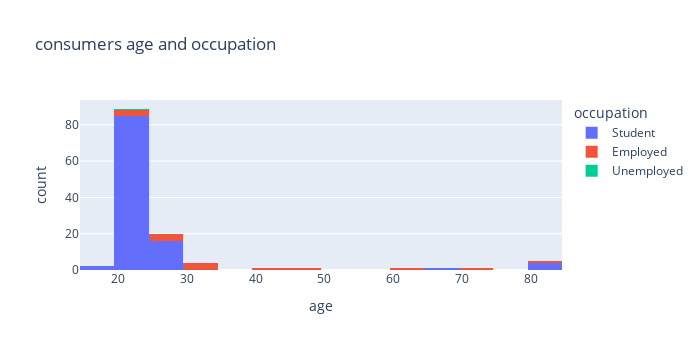

Notebook cell for this chart:
### Code cell
px.histogram(data_frame=consumers, x='age', color='occupation',height=350, width=700, title='consumers age and occupation')

### Figure 1 — Plotly figure (JSON) as saved in the notebook; plotly's stock layout.template omitted (floating-point values rounded to 4 significant figures)
{"data": [{"alignmentgroup": "True", "bingroup": "x", "hovertemplate": "occupation=Student<br>age=%{x}<br>count=%{y}<extra></extra>", "legendgroup": "Student", "marker": {"color": "#636efa", "pattern": {"shape": ""}}, "name": "Student", "offsetgroup": "Student", "orientation": "v", "showlegend": true, "type": "histogram", "x": [23, 22, 23, 20, 23, 23, 23, 21, 25, 23, 24, 22, 23, 21, 23, 23, 28, 22, 24, 22, 23, 23, 23, 22, 21, 23, 21, 22, 27, 21, 22, 82, 18, 69, 23, 21, 22, 20, 24, 23, 22, 22, 20, 82, 23, 21, 25, 21, 27, 24, 21, 23, 26, 25, 24, 21, 82, 28, 21, 25, 25, 25, 21, 23, 21, 21, 23, 21, 22, 24, 23, 22, 21, 26, 22, 22, 21, 23, 22, 24, 23, 21, 21, 29, 23, 19, 21, 21, 22, 21, 22, 25, 25, 20, 82, 21, 22, 22, 20, 26, 23, 22, 21, 21, 24, 22, 23, 21], "xaxis": "x", "yaxis": "y"}, {"alignmentgroup": "True", "bingroup": "x", "hovertemplate": "occupation=Employed<br>age=%{x}<br>count=%{y}<extra></extra>", "legendgroup": "Employed", "marker": {"color": "#EF553B", "pattern": {"shape": ""}}, "name": "Employed", "offsetgroup": "Employed", "orientation": "v", "showlegend": true, "type": "histogram", "x": [72, 30, 21, 30, 27, 43, 33, 60, 22, 29, 45, 29, 23, 82, 30, 25], "xaxis": "x", "yaxis": "y"}, {"alignmentgroup": "True", "bingroup": "x", "hovertemplate": "occupation=Unemployed<br>age=%{x}<br>count=%{y}<extra></extra>", "legendgroup": "Unemployed", "marker": {"color": "#00cc96", "pattern": {"shape": ""}}, "name": "Unemployed", "offsetgroup": "Unemployed", "orientation": "v", "showlegend": true, "type": "histogram", "x": [23], "xaxis": "x", "yaxis": "y"}], "layout": {"barmode": "relative", "height": 350, "legend": {"title": {"text": "occupation"}, "tracegroupgap": 0}, "title": {"text": "consumers age and occupation"}, "width": 700, "xaxis": {"anchor": "y", "domain": [0, 1], "title": {"text": "age"}}, "yaxis": {"anchor": "x", "domain": [0, 1], "title": {"text": "count"}}}}
